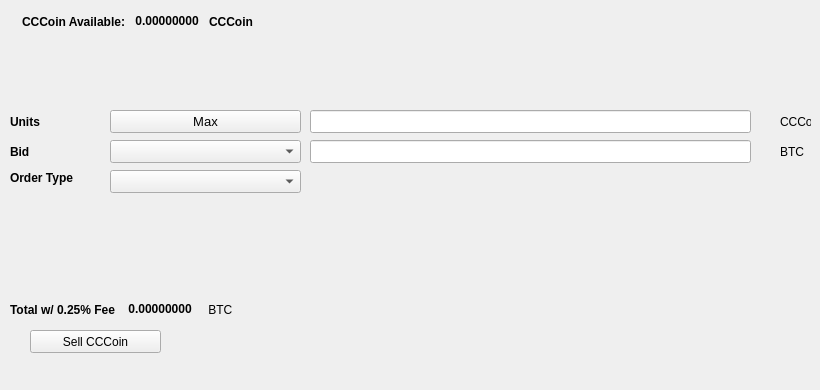
   <widget class="QWidget" name="SellTab">
    <attribute name="title">
     <string>Sell</string>
    </attribute>
    <widget class="QLabel" name="label_16">
     <property name="geometry">
      <rect>
       <x>780</x>
       <y>140</y>
       <width>31</width>
       <height>23</height>
      </rect>
     </property>
     <property name="text">
      <string>BTC</string>
     </property>
    </widget>
    <widget class="QComboBox" name="SellBidcomboBox">
     <property name="geometry">
      <rect>
       <x>110</x>
       <y>140</y>
       <width>191</width>
       <height>23</height>
      </rect>
     </property>
     <property name="font">
      <font>
       <pointsize>10</pointsize>
      </font>
     </property>
    </widget>
    <widget class="QLabel" name="label_18">
     <property name="geometry">
      <rect>
       <x>10</x>
       <y>110</y>
       <width>46</width>
       <height>23</height>
      </rect>
     </property>
     <property name="font">
      <font>
       <weight>75</weight>
       <bold>true</bold>
      </font>
     </property>
     <property name="text">
      <string>Units</string>
     </property>
    </widget>
    <widget class="QPushButton" name="Sell_Max_Amount">
     <property name="geometry">
      <rect>
       <x>110</x>
       <y>110</y>
       <width>191</width>
       <height>23</height>
      </rect>
     </property>
     <property name="font">
      <font>
       <pointsize>10</pointsize>
      </font>
     </property>
     <property name="text">
      <string>Max</string>
     </property>
    </widget>
    <widget class="QLabel" name="label_20">
     <property name="geometry">
      <rect>
       <x>10</x>
       <y>170</y>
       <width>91</width>
       <height>16</height>
      </rect>
     </property>
     <property name="font">
      <font>
       <weight>75</weight>
       <bold>true</bold>
      </font>
     </property>
     <property name="text">
      <string>Order Type</string>
     </property>
    </widget>
    <widget class="QComboBox" name="SellOrdertypeCombo">
     <property name="geometry">
      <rect>
       <x>110</x>
       <y>170</y>
       <width>191</width>
       <height>23</height>
      </rect>
     </property>
     <property name="font">
      <font>
       <pointsize>10</pointsize>
      </font>
     </property>
    </widget>
    <widget class="QLabel" name="label_21">
     <property name="geometry">
      <rect>
       <x>10</x>
       <y>140</y>
       <width>46</width>
       <height>23</height>
      </rect>
     </property>
     <property name="font">
      <font>
       <weight>75</weight>
       <bold>true</bold>
      </font>
     </property>
     <property name="text">
      <string>Bid</string>
     </property>
    </widget>
    <widget class="QLabel" name="label_22">
     <property name="geometry">
      <rect>
       <x>780</x>
       <y>110</y>
       <width>31</width>
       <height>23</height>
      </rect>
     </property>
     <property name="text">
      <string>CCCoin</string>
     </property>
    </widget>
    <widget class="QLineEdit" name="UnitsInputCCCOIN">
     <property name="geometry">
      <rect>
       <x>310</x>
       <y>110</y>
       <width>441</width>
       <height>23</height>
      </rect>
     </property>
     <property name="font">
      <font>
       <pointsize>9</pointsize>
       <weight>75</weight>
       <bold>true</bold>
      </font>
     </property>
    </widget>
    <widget class="QLineEdit" name="SellBidPriceEdit">
     <property name="geometry">
      <rect>
       <x>310</x>
       <y>140</y>
       <width>441</width>
       <height>23</height>
      </rect>
     </property>
     <property name="font">
      <font>
       <pointsize>9</pointsize>
       <weight>75</weight>
       <bold>true</bold>
      </font>
     </property>
    </widget>
    <widget class="QPushButton" name="SellCCCOINBTN">
     <property name="geometry">
      <rect>
       <x>30</x>
       <y>330</y>
       <width>131</width>
       <height>23</height>
      </rect>
     </property>
     <property name="text">
      <string>Sell CCCoin</string>
     </property>
     <property name="icon">
      <iconset resource="../cccoin">
       <normaloff>:/icons/bitcoin</normaloff>:/icons/bitcoin</iconset>
     </property>
    </widget>
    <widget class="QWidget" name="layoutWidget3">
     <property name="geometry">
      <rect>
       <x>22</x>
       <y>12</y>
       <width>258</width>
       <height>19</height>
      </rect>
     </property>
     <layout class="QHBoxLayout" name="horizontalLayout">
      <item>
       <widget class="QLabel" name="label232_2">
        <property name="font">
         <font>
          <weight>75</weight>
          <bold>true</bold>
         </font>
        </property>
        <property name="text">
         <string>CCCoin Available:</string>
        </property>
       </widget>
      </item>
      <item>
       <widget class="QLabel" name="CCCOINAvailableLabel">
        <property name="palette">
         <palette>
          <active>
           <colorrole role="WindowText">
            <brush brushstyle="SolidPattern">
             <color alpha="255">
              <red>0</red>
              <green>0</green>
              <blue>0</blue>
             </color>
            </brush>
           </colorrole>
           <colorrole role="Button">
            <brush brushstyle="SolidPattern">
             <color alpha="255">
              <red>0</red>
              <green>170</green>
              <blue>0</blue>
             </color>
            </brush>
           </colorrole>
           <colorrole role="Light">
            <brush brushstyle="SolidPattern">
             <color alpha="255">
              <red>0</red>
              <green>255</green>
              <blue>0</blue>
             </color>
            </brush>
           </colorrole>
           <colorrole role="Midlight">
            <brush brushstyle="SolidPattern">
             <color alpha="255">
              <red>0</red>
              <green>212</green>
              <blue>0</blue>
             </color>
            </brush>
           </colorrole>
           <colorrole role="Dark">
            <brush brushstyle="SolidPattern">
             <color alpha="255">
              <red>0</red>
              <green>85</green>
              <blue>0</blue>
             </color>
            </brush>
           </colorrole>
           <colorrole role="Mid">
            <brush brushstyle="SolidPattern">
             <color alpha="255">
              <red>0</red>
              <green>113</green>
              <blue>0</blue>
             </color>
            </brush>
           </colorrole>
           <colorrole role="Text">
            <brush brushstyle="SolidPattern">
             <color alpha="255">
              <red>0</red>
              <green>170</green>
              <blue>0</blue>
             </color>
            </brush>
           </colorrole>
           <colorrole role="BrightText">
            <brush brushstyle="SolidPattern">
             <color alpha="255">
              <red>255</red>
              <green>255</green>
              <blue>255</blue>
             </color>
            </brush>
           </colorrole>
           <colorrole role="ButtonText">
            <brush brushstyle="SolidPattern">
             <color alpha="255">
              <red>0</red>
              <green>0</green>
              <blue>0</blue>
             </color>
            </brush>
           </colorrole>
           <colorrole role="Base">
            <brush brushstyle="SolidPattern">
             <color alpha="255">
              <red>255</red>
              <green>255</green>
              <blue>255</blue>
             </color>
            </brush>
           </colorrole>
           <colorrole role="Window">
            <brush brushstyle="SolidPattern">
             <color alpha="255">
              <red>0</red>
              <green>170</green>
              <blue>0</blue>
             </color>
            </brush>
           </colorrole>
           <colorrole role="Shadow">
            <brush brushstyle="SolidPattern">
             <color alpha="255">
              <red>0</red>
              <green>0</green>
              <blue>0</blue>
             </color>
            </brush>
           </colorrole>
           <colorrole role="AlternateBase">
            <brush brushstyle="SolidPattern">
             <color alpha="255">
              <red>127</red>
              <green>212</green>
              <blue>127</blue>
             </color>
            </brush>
           </colorrole>
           <colorrole role="ToolTipBase">
            <brush brushstyle="SolidPattern">
             <color alpha="255">
              <red>255</red>
              <green>255</green>
              <blue>220</blue>
             </color>
            </brush>
           </colorrole>
           <colorrole role="ToolTipText">
            <brush brushstyle="SolidPattern">
             <color alpha="255">
              <red>0</red>
              <green>0</green>
              <blue>0</blue>
             </color>
            </brush>
           </colorrole>
          </active>
          <inactive>
           <colorrole role="WindowText">
            <brush brushstyle="SolidPattern">
             <color alpha="255">
              <red>0</red>
              <green>0</green>
              <blue>0</blue>
             </color>
            </brush>
           </colorrole>
           <colorrole role="Button">
            <brush brushstyle="SolidPattern">
             <color alpha="255">
              <red>0</red>
              <green>170</green>
              <blue>0</blue>
             </color>
            </brush>
           </colorrole>
           <colorrole role="Light">
            <brush brushstyle="SolidPattern">
             <color alpha="255">
              <red>0</red>
              <green>255</green>
              <blue>0</blue>
             </color>
            </brush>
           </colorrole>
           <colorrole role="Midlight">
            <brush brushstyle="SolidPattern">
             <color alpha="255">
              <red>0</red>
              <green>212</green>
              <blue>0</blue>
             </color>
            </brush>
           </colorrole>
           <colorrole role="Dark">
            <brush brushstyle="SolidPattern">
             <color alpha="255">
              <red>0</red>
              <green>85</green>
              <blue>0</blue>
             </color>
            </brush>
           </colorrole>
           <colorrole role="Mid">
            <brush brushstyle="SolidPattern">
             <color alpha="255">
              <red>0</red>
              <green>113</green>
              <blue>0</blue>
             </color>
            </brush>
           </colorrole>
           <colorrole role="Text">
            <brush brushstyle="SolidPattern">
             <color alpha="255">
              <red>0</red>
              <green>170</green>
              <blue>0</blue>
             </color>
            </brush>
           </colorrole>
           <colorrole role="BrightText">
            <brush brushstyle="SolidPattern">
             <color alpha="255">
              <red>255</red>
              <green>255</green>
              <blue>255</blue>
             </color>
            </brush>
           </colorrole>
           <colorrole role="ButtonText">
            <brush brushstyle="SolidPattern">
             <color alpha="255">
              <red>0</red>
              <green>0</green>
              <blue>0</blue>
             </color>
            </brush>
           </colorrole>
           <colorrole role="Base">
            <brush brushstyle="SolidPattern">
             <color alpha="255">
              <red>255</red>
              <green>255</green>
              <blue>255</blue>
             </color>
            </brush>
           </colorrole>
           <colorrole role="Window">
            <brush brushstyle="SolidPattern">
             <color alpha="255">
              <red>0</red>
              <green>170</green>
              <blue>0</blue>
             </color>
            </brush>
           </colorrole>
           <colorrole role="Shadow">
            <brush brushstyle="SolidPattern">
             <color alpha="255">
              <red>0</red>
              <green>0</green>
              <blue>0</blue>
             </color>
            </brush>
           </colorrole>
           <colorrole role="AlternateBase">
            <brush brushstyle="SolidPattern">
             <color alpha="255">
              <red>127</red>
              <green>212</green>
              <blue>127</blue>
             </color>
            </brush>
           </colorrole>
           <colorrole role="ToolTipBase">
            <brush brushstyle="SolidPattern">
             <color alpha="255">
              <red>255</red>
              <green>255</green>
              <blue>220</blue>
             </color>
            </brush>
           </colorrole>
           <colorrole role="ToolTipText">
            <brush brushstyle="SolidPattern">
             <color alpha="255">
              <red>0</red>
              <green>0</green>
              <blue>0</blue>
             </color>
            </brush>
           </colorrole>
          </inactive>
          <disabled>
           <colorrole role="WindowText">
            <brush brushstyle="SolidPattern">
             <color alpha="255">
              <red>0</red>
              <green>85</green>
              <blue>0</blue>
             </color>
            </brush>
           </colorrole>
           <colorrole role="Button">
            <brush brushstyle="SolidPattern">
             <color alpha="255">
              <red>0</red>
              <green>170</green>
              <blue>0</blue>
             </color>
            </brush>
           </colorrole>
           <colorrole role="Light">
            <brush brushstyle="SolidPattern">
             <color alpha="255">
              <red>0</red>
              <green>255</green>
              <blue>0</blue>
             </color>
            </brush>
           </colorrole>
           <colorrole role="Midlight">
            <brush brushstyle="SolidPattern">
             <color alpha="255">
              <red>0</red>
              <green>212</green>
              <blue>0</blue>
             </color>
            </brush>
           </colorrole>
           <colorrole role="Dark">
            <brush brushstyle="SolidPattern">
             <color alpha="255">
              <red>0</red>
              <green>85</green>
              <blue>0</blue>
             </color>
            </brush>
           </colorrole>
           <colorrole role="Mid">
            <brush brushstyle="SolidPattern">
             <color alpha="255">
              <red>0</red>
              <green>113</green>
              <blue>0</blue>
             </color>
            </brush>
           </colorrole>
           <colorrole role="Text">
            <brush brushstyle="SolidPattern">
             <color alpha="255">
              <red>0</red>
              <green>85</green>
              <blue>0</blue>
             </color>
            </brush>
           </colorrole>
           <colorrole role="BrightText">
            <brush brushstyle="SolidPattern">
             <color alpha="255">
              <red>255</red>
              <green>255</green>
              <blue>255</blue>
             </color>
            </brush>
           </colorrole>
           <colorrole role="ButtonText">
            <brush brushstyle="SolidPattern">
             <color alpha="255">
              <red>0</red>
              <green>85</green>
              <blue>0</blue>
             </color>
            </brush>
           </colorrole>
           <colorrole role="Base">
            <brush brushstyle="SolidPattern">
             <color alpha="255">
              <red>0</red>
              <green>170</green>
              <blue>0</blue>
             </color>
            </brush>
           </colorrole>
           <colorrole role="Window">
            <brush brushstyle="SolidPattern">
             <color alpha="255">
              <red>0</red>
              <green>170</green>
              <blue>0</blue>
             </color>
            </brush>
           </colorrole>
           <colorrole role="Shadow">
            <brush brushstyle="SolidPattern">
             <color alpha="255">
              <red>0</red>
              <green>0</green>
              <blue>0</blue>
             </color>
            </brush>
           </colorrole>
           <colorrole role="AlternateBase">
            <brush brushstyle="SolidPattern">
             <color alpha="255">
              <red>0</red>
              <green>170</green>
              <blue>0</blue>
             </color>
            </brush>
           </colorrole>
           <colorrole role="ToolTipBase">
            <brush brushstyle="SolidPattern">
             <color alpha="255">
              <red>255</red>
              <green>255</green>
              <blue>220</blue>
             </color>
            </brush>
           </colorrole>
           <colorrole role="ToolTipText">
            <brush brushstyle="SolidPattern">
             <color alpha="255">
              <red>0</red>
              <green>0</green>
              <blue>0</blue>
             </color>
            </brush>
           </colorrole>
          </disabled>
         </palette>
        </property>
        <property name="font">
         <font>
          <weight>75</weight>
          <bold>true</bold>
         </font>
        </property>
        <property name="text">
         <string> 0.00000000 </string>
        </property>
        <property name="textInteractionFlags">
         <set>Qt::LinksAccessibleByMouse|Qt::TextSelectableByKeyboard|Qt::TextSelectableByMouse</set>
        </property>
       </widget>
      </item>
      <item>
       <widget class="QLabel" name="labelCCCOIN">
        <property name="font">
         <font>
          <weight>75</weight>
          <bold>true</bold>
         </font>
        </property>
        <property name="text">
         <string>CCCoin</string>
        </property>
       </widget>
      </item>
     </layout>
    </widget>
    <widget class="QWidget" name="layoutWidget">
     <property name="geometry">
      <rect>
       <x>10</x>
       <y>300</y>
       <width>268</width>
       <height>19</height>
      </rect>
     </property>
     <layout class="QHBoxLayout" name="horizontalLayout_2">
      <item>
       <widget class="QLabel" name="label_19">
        <property name="font">
         <font>
          <weight>75</weight>
          <bold>true</bold>
         </font>
        </property>
        <property name="text">
         <string>Total w/ 0.25% Fee </string>
        </property>
       </widget>
      </item>
      <item>
       <widget class="QLabel" name="SellCostLabel">
        <property name="palette">
         <palette>
          <active>
           <colorrole role="WindowText">
            <brush brushstyle="SolidPattern">
             <color alpha="255">
              <red>0</red>
              <green>0</green>
              <blue>0</blue>
             </color>
            </brush>
           </colorrole>
           <colorrole role="Button">
            <brush brushstyle="SolidPattern">
             <color alpha="255">
              <red>0</red>
              <green>170</green>
              <blue>0</blue>
             </color>
            </brush>
           </colorrole>
           <colorrole role="Light">
            <brush brushstyle="SolidPattern">
             <color alpha="255">
              <red>0</red>
              <green>255</green>
              <blue>0</blue>
             </color>
            </brush>
           </colorrole>
           <colorrole role="Midlight">
            <brush brushstyle="SolidPattern">
             <color alpha="255">
              <red>0</red>
              <green>212</green>
              <blue>0</blue>
             </color>
            </brush>
           </colorrole>
           <colorrole role="Dark">
            <brush brushstyle="SolidPattern">
             <color alpha="255">
              <red>0</red>
              <green>85</green>
              <blue>0</blue>
             </color>
            </brush>
           </colorrole>
           <colorrole role="Mid">
            <brush brushstyle="SolidPattern">
             <color alpha="255">
              <red>0</red>
              <green>113</green>
              <blue>0</blue>
             </color>
            </brush>
           </colorrole>
           <colorrole role="Text">
            <brush brushstyle="SolidPattern">
             <color alpha="255">
              <red>0</red>
              <green>170</green>
              <blue>0</blue>
             </color>
            </brush>
           </colorrole>
           <colorrole role="BrightText">
            <brush brushstyle="SolidPattern">
             <color alpha="255">
              <red>255</red>
              <green>255</green>
              <blue>255</blue>
             </color>
            </brush>
           </colorrole>
           <colorrole role="ButtonText">
            <brush brushstyle="SolidPattern">
             <color alpha="255">
              <red>0</red>
              <green>0</green>
              <blue>0</blue>
             </color>
            </brush>
           </colorrole>
           <colorrole role="Base">
            <brush brushstyle="SolidPattern">
             <color alpha="255">
              <red>255</red>
              <green>255</green>
              <blue>255</blue>
             </color>
            </brush>
           </colorrole>
           <colorrole role="Window">
            <brush brushstyle="SolidPattern">
             <color alpha="255">
              <red>0</red>
              <green>170</green>
              <blue>0</blue>
             </color>
            </brush>
           </colorrole>
           <colorrole role="Shadow">
            <brush brushstyle="SolidPattern">
             <color alpha="255">
              <red>0</red>
              <green>0</green>
              <blue>0</blue>
             </color>
            </brush>
           </colorrole>
           <colorrole role="AlternateBase">
            <brush brushstyle="SolidPattern">
             <color alpha="255">
              <red>127</red>
              <green>212</green>
              <blue>127</blue>
             </color>
            </brush>
           </colorrole>
           <colorrole role="ToolTipBase">
            <brush brushstyle="SolidPattern">
             <color alpha="255">
              <red>255</red>
              <green>255</green>
              <blue>220</blue>
             </color>
            </brush>
           </colorrole>
           <colorrole role="ToolTipText">
            <brush brushstyle="SolidPattern">
             <color alpha="255">
              <red>0</red>
              <green>0</green>
              <blue>0</blue>
             </color>
            </brush>
           </colorrole>
          </active>
          <inactive>
           <colorrole role="WindowText">
            <brush brushstyle="SolidPattern">
             <color alpha="255">
              <red>0</red>
              <green>0</green>
              <blue>0</blue>
             </color>
            </brush>
           </colorrole>
           <colorrole role="Button">
            <brush brushstyle="SolidPattern">
             <color alpha="255">
              <red>0</red>
              <green>170</green>
              <blue>0</blue>
             </color>
            </brush>
           </colorrole>
           <colorrole role="Light">
            <brush brushstyle="SolidPattern">
             <color alpha="255">
              <red>0</red>
              <green>255</green>
              <blue>0</blue>
             </color>
            </brush>
           </colorrole>
           <colorrole role="Midlight">
            <brush brushstyle="SolidPattern">
             <color alpha="255">
              <red>0</red>
              <green>212</green>
              <blue>0</blue>
             </color>
            </brush>
           </colorrole>
           <colorrole role="Dark">
            <brush brushstyle="SolidPattern">
             <color alpha="255">
              <red>0</red>
              <green>85</green>
              <blue>0</blue>
             </color>
            </brush>
           </colorrole>
           <colorrole role="Mid">
            <brush brushstyle="SolidPattern">
             <color alpha="255">
              <red>0</red>
              <green>113</green>
              <blue>0</blue>
             </color>
            </brush>
           </colorrole>
           <colorrole role="Text">
            <brush brushstyle="SolidPattern">
             <color alpha="255">
              <red>0</red>
              <green>170</green>
              <blue>0</blue>
             </color>
            </brush>
           </colorrole>
           <colorrole role="BrightText">
            <brush brushstyle="SolidPattern">
             <color alpha="255">
              <red>255</red>
              <green>255</green>
              <blue>255</blue>
             </color>
            </brush>
           </colorrole>
           <colorrole role="ButtonText">
            <brush brushstyle="SolidPattern">
             <color alpha="255">
              <red>0</red>
              <green>0</green>
              <blue>0</blue>
             </color>
            </brush>
           </colorrole>
           <colorrole role="Base">
            <brush brushstyle="SolidPattern">
             <color alpha="255">
              <red>255</red>
              <green>255</green>
              <blue>255</blue>
             </color>
            </brush>
           </colorrole>
           <colorrole role="Window">
            <brush brushstyle="SolidPattern">
             <color alpha="255">
              <red>0</red>
              <green>170</green>
              <blue>0</blue>
             </color>
            </brush>
           </colorrole>
           <colorrole role="Shadow">
            <brush brushstyle="SolidPattern">
             <color alpha="255">
              <red>0</red>
              <green>0</green>
              <blue>0</blue>
             </color>
            </brush>
           </colorrole>
           <colorrole role="AlternateBase">
            <brush brushstyle="SolidPattern">
             <color alpha="255">
              <red>127</red>
              <green>212</green>
              <blue>127</blue>
             </color>
            </brush>
           </colorrole>
           <colorrole role="ToolTipBase">
            <brush brushstyle="SolidPattern">
             <color alpha="255">
              <red>255</red>
              <green>255</green>
              <blue>220</blue>
             </color>
            </brush>
           </colorrole>
           <colorrole role="ToolTipText">
            <brush brushstyle="SolidPattern">
             <color alpha="255">
              <red>0</red>
              <green>0</green>
              <blue>0</blue>
             </color>
            </brush>
           </colorrole>
          </inactive>
          <disabled>
           <colorrole role="WindowText">
            <brush brushstyle="SolidPattern">
             <color alpha="255">
              <red>0</red>
              <green>85</green>
              <blue>0</blue>
             </color>
            </brush>
           </colorrole>
           <colorrole role="Button">
            <brush brushstyle="SolidPattern">
             <color alpha="255">
              <red>0</red>
              <green>170</green>
              <blue>0</blue>
             </color>
            </brush>
           </colorrole>
           <colorrole role="Light">
            <brush brushstyle="SolidPattern">
             <color alpha="255">
              <red>0</red>
              <green>255</green>
              <blue>0</blue>
             </color>
            </brush>
           </colorrole>
           <colorrole role="Midlight">
            <brush brushstyle="SolidPattern">
             <color alpha="255">
              <red>0</red>
              <green>212</green>
              <blue>0</blue>
             </color>
            </brush>
           </colorrole>
           <colorrole role="Dark">
            <brush brushstyle="SolidPattern">
             <color alpha="255">
              <red>0</red>
              <green>85</green>
              <blue>0</blue>
             </color>
            </brush>
           </colorrole>
           <colorrole role="Mid">
            <brush brushstyle="SolidPattern">
             <color alpha="255">
              <red>0</red>
              <green>113</green>
              <blue>0</blue>
             </color>
            </brush>
           </colorrole>
           <colorrole role="Text">
            <brush brushstyle="SolidPattern">
             <color alpha="255">
              <red>0</red>
              <green>85</green>
              <blue>0</blue>
             </color>
            </brush>
           </colorrole>
           <colorrole role="BrightText">
            <brush brushstyle="SolidPattern">
             <color alpha="255">
              <red>255</red>
              <green>255</green>
              <blue>255</blue>
             </color>
            </brush>
           </colorrole>
           <colorrole role="ButtonText">
            <brush brushstyle="SolidPattern">
             <color alpha="255">
              <red>0</red>
              <green>85</green>
              <blue>0</blue>
             </color>
            </brush>
           </colorrole>
           <colorrole role="Base">
            <brush brushstyle="SolidPattern">
             <color alpha="255">
              <red>0</red>
              <green>170</green>
              <blue>0</blue>
             </color>
            </brush>
           </colorrole>
           <colorrole role="Window">
            <brush brushstyle="SolidPattern">
             <color alpha="255">
              <red>0</red>
              <green>170</green>
              <blue>0</blue>
             </color>
            </brush>
           </colorrole>
           <colorrole role="Shadow">
            <brush brushstyle="SolidPattern">
             <color alpha="255">
              <red>0</red>
              <green>0</green>
              <blue>0</blue>
             </color>
            </brush>
           </colorrole>
           <colorrole role="AlternateBase">
            <brush brushstyle="SolidPattern">
             <color alpha="255">
              <red>0</red>
              <green>170</green>
              <blue>0</blue>
             </color>
            </brush>
           </colorrole>
           <colorrole role="ToolTipBase">
            <brush brushstyle="SolidPattern">
             <color alpha="255">
              <red>255</red>
              <green>255</green>
              <blue>220</blue>
             </color>
            </brush>
           </colorrole>
           <colorrole role="ToolTipText">
            <brush brushstyle="SolidPattern">
             <color alpha="255">
              <red>0</red>
              <green>0</green>
              <blue>0</blue>
             </color>
            </brush>
           </colorrole>
          </disabled>
         </palette>
        </property>
        <property name="font">
         <font>
          <weight>75</weight>
          <bold>true</bold>
         </font>
        </property>
        <property name="autoFillBackground">
         <bool>false</bool>
        </property>
        <property name="text">
         <string> 0.00000000</string>
        </property>
        <property name="textInteractionFlags">
         <set>Qt::LinksAccessibleByMouse|Qt::TextSelectableByMouse</set>
        </property>
       </widget>
      </item>
      <item>
       <widget class="QLabel" name="label_17">
        <property name="font">
         <font>
          <weight>50</weight>
          <bold>false</bold>
         </font>
        </property>
        <property name="text">
         <string> BTC</string>
        </property>
       </widget>
      </item>
     </layout>
    </widget>
    <widget class="QLabel" name="label_23">
     <property name="geometry">
      <rect>
       <x>460</x>
       <y>300</y>
       <width>281</width>
       <height>81</height>
      </rect>
     </property>
     <property name="text">
      <string/>
     </property>
     <property name="pixmap">
      <pixmap>:/images/bittrex</pixmap>
     </property>
    </widget>
   </widget>
